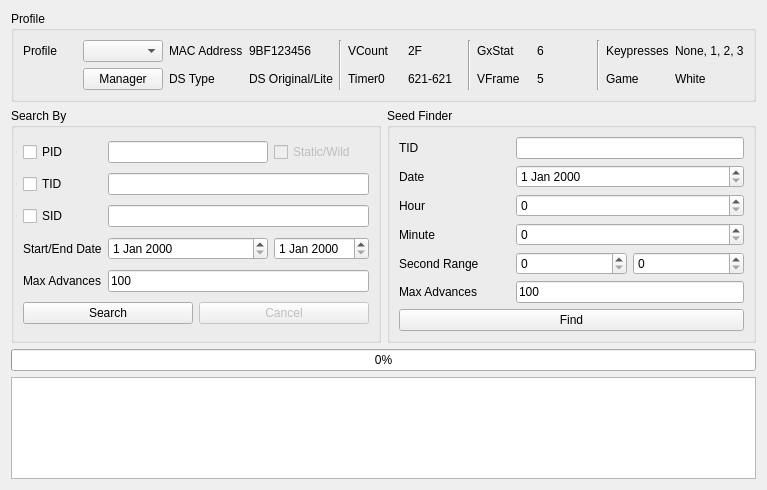
<?xml version="1.0" encoding="UTF-8"?>
<ui version="4.0">
 <class>IDs5</class>
 <widget class="QWidget" name="IDs5">
  <property name="geometry">
   <rect>
    <x>0</x>
    <y>0</y>
    <width>767</width>
    <height>490</height>
   </rect>
  </property>
  <property name="windowTitle">
   <string>Gen 5 TID/SID</string>
  </property>
  <layout class="QGridLayout" name="gridLayout">
   <item row="0" column="0" colspan="2">
    <widget class="QGroupBox" name="groupBoxProfile">
     <property name="title">
      <string>Profile</string>
     </property>
     <layout class="QGridLayout" name="gridLayout_5">
      <item row="0" column="2">
       <widget class="QLabel" name="labelProfileMACAddress">
        <property name="text">
         <string>MAC Address</string>
        </property>
       </widget>
      </item>
      <item row="0" column="7" rowspan="2">
       <widget class="Line" name="line_2">
        <property name="orientation">
         <enum>Qt::Vertical</enum>
        </property>
       </widget>
      </item>
      <item row="1" column="6">
       <widget class="QLabel" name="labelProfileTimer0Value">
        <property name="text">
         <string notr="true">621-621</string>
        </property>
       </widget>
      </item>
      <item row="0" column="1">
       <widget class="QComboBox" name="comboBoxProfiles"/>
      </item>
      <item row="0" column="3">
       <widget class="QLabel" name="labelProfileMACAddressValue">
        <property name="text">
         <string notr="true">9BF123456</string>
        </property>
       </widget>
      </item>
      <item row="1" column="3">
       <widget class="QLabel" name="labelProfileDSTypeValue">
        <property name="text">
         <string>DS Original/Lite</string>
        </property>
       </widget>
      </item>
      <item row="0" column="12">
       <widget class="QLabel" name="labelProfileKeypressesValue">
        <property name="text">
         <string>None, 1, 2, 3</string>
        </property>
       </widget>
      </item>
      <item row="0" column="0">
       <widget class="QLabel" name="labelProfile">
        <property name="text">
         <string>Profile</string>
        </property>
       </widget>
      </item>
      <item row="1" column="2">
       <widget class="QLabel" name="labelProfileDSType">
        <property name="text">
         <string>DS Type</string>
        </property>
       </widget>
      </item>
      <item row="0" column="5">
       <widget class="QLabel" name="labelProfileVCount">
        <property name="text">
         <string>VCount</string>
        </property>
       </widget>
      </item>
      <item row="0" column="4" rowspan="2">
       <widget class="Line" name="line_3">
        <property name="orientation">
         <enum>Qt::Vertical</enum>
        </property>
       </widget>
      </item>
      <item row="0" column="10" rowspan="2">
       <widget class="Line" name="line">
        <property name="orientation">
         <enum>Qt::Vertical</enum>
        </property>
       </widget>
      </item>
      <item row="1" column="5">
       <widget class="QLabel" name="labelProfileTimer0">
        <property name="text">
         <string>Timer0</string>
        </property>
       </widget>
      </item>
      <item row="0" column="8">
       <widget class="QLabel" name="labelProfileGxStat">
        <property name="text">
         <string>GxStat</string>
        </property>
       </widget>
      </item>
      <item row="0" column="9">
       <widget class="QLabel" name="labelProfileGxStatValue">
        <property name="text">
         <string notr="true">6</string>
        </property>
       </widget>
      </item>
      <item row="1" column="1">
       <widget class="QPushButton" name="pushButtonProfileManager">
        <property name="text">
         <string>Manager</string>
        </property>
       </widget>
      </item>
      <item row="0" column="6">
       <widget class="QLabel" name="labelProfileVCountValue">
        <property name="text">
         <string notr="true">2F</string>
        </property>
       </widget>
      </item>
      <item row="1" column="8">
       <widget class="QLabel" name="labelProfileVFrame">
        <property name="text">
         <string>VFrame</string>
        </property>
       </widget>
      </item>
      <item row="1" column="11">
       <widget class="QLabel" name="labelProfileGame">
        <property name="text">
         <string>Game</string>
        </property>
       </widget>
      </item>
      <item row="1" column="12">
       <widget class="QLabel" name="labelProfileGameValue">
        <property name="text">
         <string>White</string>
        </property>
       </widget>
      </item>
      <item row="1" column="9">
       <widget class="QLabel" name="labelProfileVFrameValue">
        <property name="text">
         <string notr="true">5</string>
        </property>
       </widget>
      </item>
      <item row="0" column="11">
       <widget class="QLabel" name="labelProfileKeypresses">
        <property name="text">
         <string>Keypresses</string>
        </property>
       </widget>
      </item>
     </layout>
    </widget>
   </item>
   <item row="1" column="1">
    <widget class="QGroupBox" name="groupBoxSeedFinder">
     <property name="sizePolicy">
      <sizepolicy hsizetype="Preferred" vsizetype="Preferred">
       <horstretch>1</horstretch>
       <verstretch>0</verstretch>
      </sizepolicy>
     </property>
     <property name="title">
      <string>Seed Finder</string>
     </property>
     <layout class="QGridLayout" name="gridLayout_4">
      <item row="4" column="1">
       <widget class="QSpinBox" name="spinBoxMinSecond">
        <property name="maximum">
         <number>59</number>
        </property>
       </widget>
      </item>
      <item row="4" column="0">
       <widget class="QLabel" name="labelSecondRange">
        <property name="text">
         <string>Second Range</string>
        </property>
       </widget>
      </item>
      <item row="1" column="1" colspan="2">
       <widget class="DateEdit" name="dateEdit"/>
      </item>
      <item row="2" column="0">
       <widget class="QLabel" name="labelHour">
        <property name="text">
         <string>Hour</string>
        </property>
       </widget>
      </item>
      <item row="4" column="2">
       <widget class="QSpinBox" name="spinBoxMaxSecond">
        <property name="maximum">
         <number>59</number>
        </property>
       </widget>
      </item>
      <item row="0" column="0">
       <widget class="QLabel" name="labelTID">
        <property name="text">
         <string>TID</string>
        </property>
       </widget>
      </item>
      <item row="5" column="0">
       <widget class="QLabel" name="labelAdvanceRange">
        <property name="text">
         <string>Max Advances</string>
        </property>
       </widget>
      </item>
      <item row="1" column="0">
       <widget class="QLabel" name="labelDate">
        <property name="text">
         <string>Date</string>
        </property>
       </widget>
      </item>
      <item row="0" column="1" colspan="2">
       <widget class="TextBox" name="textBoxSeedFinderTID"/>
      </item>
      <item row="6" column="0" colspan="3">
       <widget class="QPushButton" name="pushButtonFind">
        <property name="text">
         <string>Find</string>
        </property>
       </widget>
      </item>
      <item row="3" column="0">
       <widget class="QLabel" name="labelMinute">
        <property name="text">
         <string>Minute</string>
        </property>
       </widget>
      </item>
      <item row="3" column="1" colspan="2">
       <widget class="QSpinBox" name="spinBoxMinute">
        <property name="maximum">
         <number>59</number>
        </property>
       </widget>
      </item>
      <item row="2" column="1" colspan="2">
       <widget class="QSpinBox" name="spinBoxHour">
        <property name="maximum">
         <number>23</number>
        </property>
       </widget>
      </item>
      <item row="5" column="1" colspan="2">
       <widget class="TextBox" name="textBoxSeedFinderMaxAdvances">
        <property name="text">
         <string notr="true">100</string>
        </property>
       </widget>
      </item>
     </layout>
    </widget>
   </item>
   <item row="3" column="0" colspan="2">
    <widget class="TableView" name="tableView"/>
   </item>
   <item row="1" column="0">
    <widget class="QGroupBox" name="groupBoxSearchBy">
     <property name="sizePolicy">
      <sizepolicy hsizetype="Preferred" vsizetype="Preferred">
       <horstretch>1</horstretch>
       <verstretch>0</verstretch>
      </sizepolicy>
     </property>
     <property name="title">
      <string>Search By</string>
     </property>
     <layout class="QGridLayout" name="gridLayout_2">
      <item row="0" column="0">
       <widget class="QCheckBox" name="checkBoxPID">
        <property name="text">
         <string>PID</string>
        </property>
       </widget>
      </item>
      <item row="3" column="2">
       <widget class="DateEdit" name="dateEditEnd"/>
      </item>
      <item row="1" column="1" colspan="2">
       <widget class="TextBox" name="textBoxTID"/>
      </item>
      <item row="3" column="1">
       <widget class="DateEdit" name="dateEditStart"/>
      </item>
      <item row="1" column="0">
       <widget class="QCheckBox" name="checkBoxTID">
        <property name="text">
         <string>TID</string>
        </property>
       </widget>
      </item>
      <item row="4" column="1" colspan="2">
       <widget class="TextBox" name="textBoxMaxAdvances">
        <property name="text">
         <string notr="true">100</string>
        </property>
       </widget>
      </item>
      <item row="6" column="0" colspan="3">
       <layout class="QHBoxLayout" name="horizontalLayout">
        <item>
         <widget class="QPushButton" name="pushButtonSearch">
          <property name="text">
           <string>Search</string>
          </property>
         </widget>
        </item>
        <item>
         <widget class="QPushButton" name="pushButtonCancel">
          <property name="enabled">
           <bool>false</bool>
          </property>
          <property name="text">
           <string>Cancel</string>
          </property>
         </widget>
        </item>
       </layout>
      </item>
      <item row="2" column="1" colspan="2">
       <widget class="TextBox" name="textBoxSID"/>
      </item>
      <item row="4" column="0">
       <widget class="QLabel" name="labelMaxFrame">
        <property name="text">
         <string>Max Advances</string>
        </property>
       </widget>
      </item>
      <item row="0" column="2">
       <widget class="QCheckBox" name="checkBoxXOR">
        <property name="enabled">
         <bool>false</bool>
        </property>
        <property name="text">
         <string>Static/Wild</string>
        </property>
       </widget>
      </item>
      <item row="2" column="0">
       <widget class="QCheckBox" name="checkBoxSID">
        <property name="text">
         <string>SID</string>
        </property>
       </widget>
      </item>
      <item row="0" column="1">
       <widget class="TextBox" name="textBoxPID"/>
      </item>
      <item row="3" column="0">
       <widget class="QLabel" name="labelDateTime">
        <property name="text">
         <string>Start/End Date</string>
        </property>
       </widget>
      </item>
     </layout>
    </widget>
   </item>
   <item row="2" column="0" colspan="2">
    <widget class="QProgressBar" name="progressBar">
     <property name="value">
      <number>0</number>
     </property>
    </widget>
   </item>
  </layout>
 </widget>
 <customwidgets>
  <customwidget>
   <class>TextBox</class>
   <extends>QLineEdit</extends>
   <header>Form/Controls/TextBox.hpp</header>
  </customwidget>
  <customwidget>
   <class>TableView</class>
   <extends>QTableView</extends>
   <header>Form/Controls/TableView.hpp</header>
  </customwidget>
  <customwidget>
   <class>DateEdit</class>
   <extends>QDateEdit</extends>
   <header>Form/Controls/DateEdit.hpp</header>
  </customwidget>
 </customwidgets>
 <tabstops>
  <tabstop>comboBoxProfiles</tabstop>
  <tabstop>pushButtonProfileManager</tabstop>
  <tabstop>checkBoxPID</tabstop>
  <tabstop>textBoxPID</tabstop>
  <tabstop>checkBoxXOR</tabstop>
  <tabstop>checkBoxTID</tabstop>
  <tabstop>textBoxTID</tabstop>
  <tabstop>checkBoxSID</tabstop>
  <tabstop>textBoxSID</tabstop>
  <tabstop>dateEditStart</tabstop>
  <tabstop>dateEditEnd</tabstop>
  <tabstop>textBoxMaxAdvances</tabstop>
  <tabstop>pushButtonSearch</tabstop>
  <tabstop>pushButtonCancel</tabstop>
  <tabstop>textBoxSeedFinderTID</tabstop>
  <tabstop>dateEdit</tabstop>
  <tabstop>spinBoxHour</tabstop>
  <tabstop>spinBoxMinute</tabstop>
  <tabstop>spinBoxMinSecond</tabstop>
  <tabstop>spinBoxMaxSecond</tabstop>
  <tabstop>textBoxSeedFinderMaxAdvances</tabstop>
  <tabstop>pushButtonFind</tabstop>
  <tabstop>tableView</tabstop>
 </tabstops>
 <resources/>
 <connections/>
</ui>
